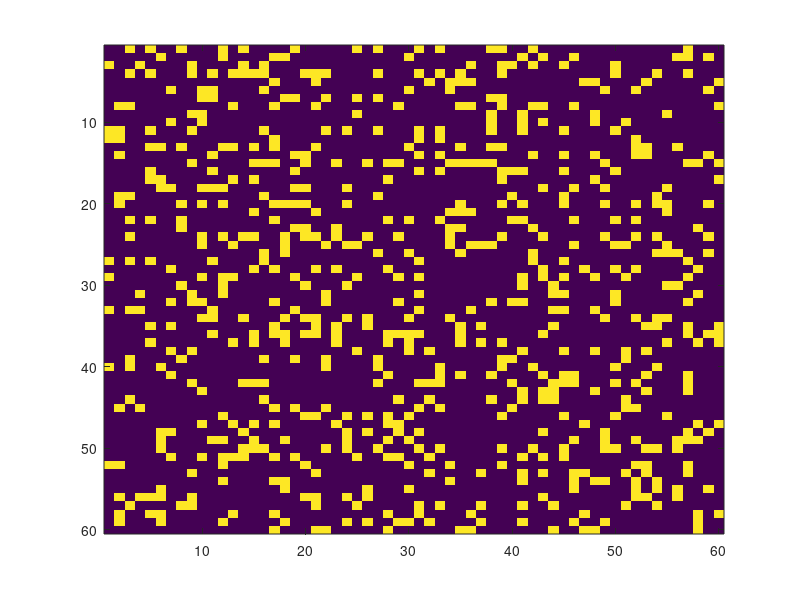

Source code (MATLAB):
% rows - presynaptic; columns postsynaptic
% sparse - most entries are 0
% globally FF (upper triangular matrix)
% locally FF - no reciprocal connections => loop
% recurrent

%No. of cells
N_cells = 60;
%Group of each of the cells
cell_groups = randi([1,4], [1, N_cells]);

%Connectivity matrix
C = zeros(N_cells);

%Probability of connection if the two neurons are form the same group (p1)
%and probability of connection if the two neurons are from different group
%(p0)
p0 = 0.1;
p1 = 0.5;

%Connectivity matrix based on the above criteria
for i = 1:size(C,1)
    neuron_group = cell_groups(i)*ones(1,N_cells);
    same_group = find(neuron_group == cell_groups);
    different_group = 1:N_cells;
    different_group(same_group) = [];
    C(i,same_group) =  rand(1,length(same_group))<p1;
    C(i,different_group) = rand(1,length(different_group))<p0;
end

imagesc(C);
